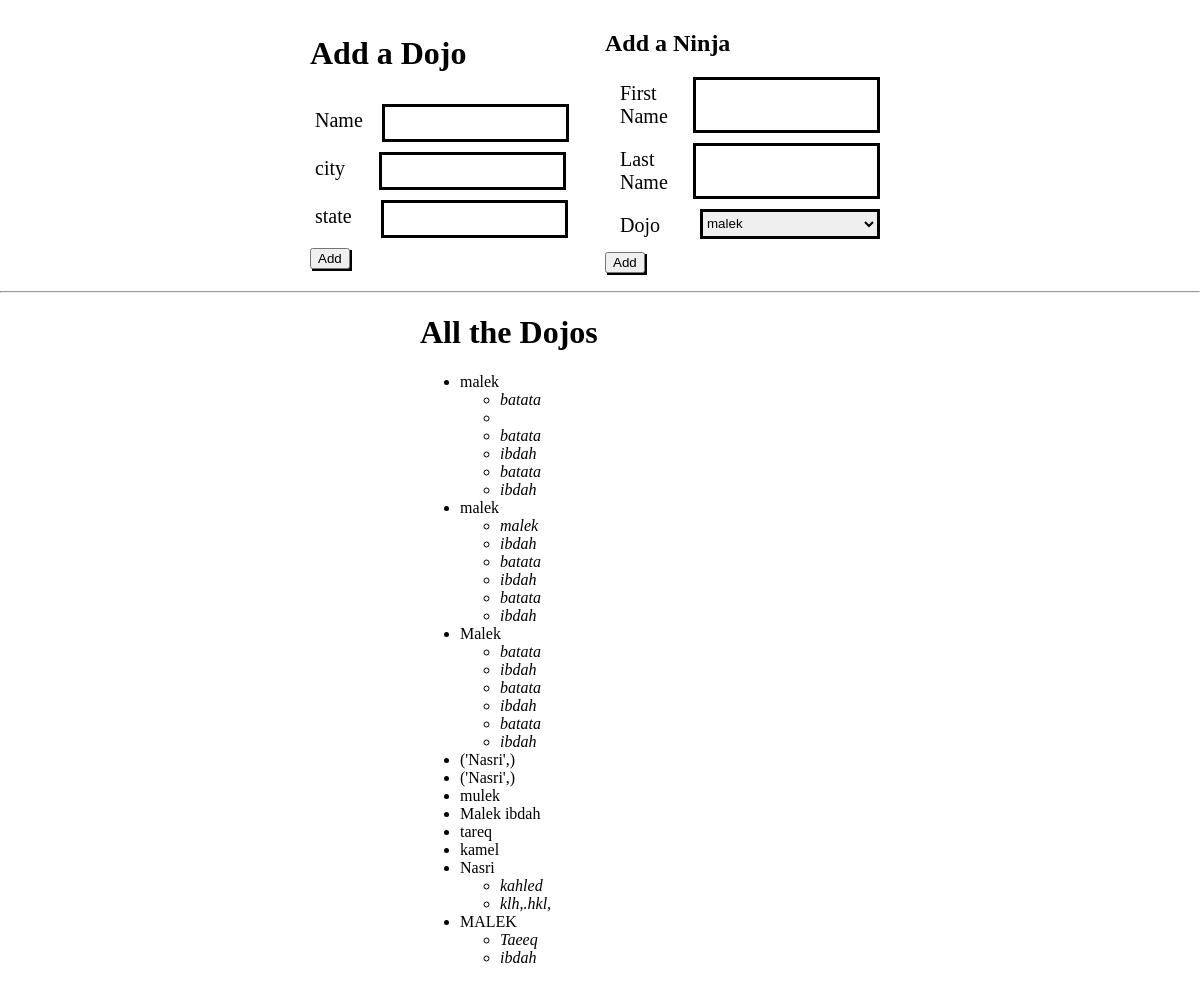
The page / on the database its author committed.
### app_shell/models.py (models this page shows)
class Dojos(models.Model):
    name = models.CharField(max_length=255)
    city = models.CharField(max_length=255)
    state = models.CharField(max_length=20)

class Ninjas(models.Model):
    first_name = models.CharField(255)
    last_name = models.CharField(255)
    dojo = models.ForeignKey(Dojos, related_name='dojos', on_delete=models.CASCADE)

### app_shell/views.py (the view)
# urls.py: path('',views.index),
def index(request):
    context ={
        "dojos": models.get_all_dojos()
        }
    return render(request, 'index.html', context)

### app_shell/models.py (called while the page is built)
def get_all_dojos():
    return Dojos.objects.all()

### app_shell/templates/index.html (shortened to what this page needs)
<!DOCTYPE html>
<html lang="en">
<head>
    {% load static %}
    <link rel="stylesheet" href="{% static 'style.css' %}">
</head>
<body>
    <div class="forms">
        <div class="form">
            <h1>Add a Dojo</h1>
            <form action="creating/dojos" method="POST">
                <div class="divisions">
                    <div class="fname">
                        <label class="words" for="name">Name</label>
                        <input class="box1" type="text" name="name">
                    </div>
                    <div class="fname">
                        <label class="words" for="city">city</label>
                        <input class="box2" type="text" name="city">
                    </div>
                    <div class="fname">
                        <label class="words" for="state">state</label>
                        <input class="box" type="text" name="state">
                    </div>
                    <button class="add" type="submit">Add</button>
                </div>
            </form>
        </div>
        <div class="section">
            <h2>Add a Ninja</h2>
            <form action="create/ninjas" method="post">
                <div class="divisions">
                    <div class="rectangles">
                        <label class="words" for="name">First Name</label>
                        <input class="rec" type="text" name="first_name">
                    </div>
                    <div class="rectangles">
                        <label class="words"  for="city">Last Name</label>
                        <input class="rec" type="text" name="last_name">
                    </div>
                    <div class="rectangles">
                        <label class="words" for="state">Dojo</label>
                        <select class="dojo" name="dojo" id="dojo">
                            {% for dojo in dojos %}
                            <option value="{{ dojo.id }}">{{ dojo.name }}</option>
                            {% endfor %}
                        </select>
                    </div>
                    <button type="submit">Add</button>
                </div>
            </form>
        </div>
    </div>
    <hr>
    <div class="data">
        <h1>All the Dojos</h1>
        <ul>
            {% for dojo in dojos %}
            <li>
                {{ dojo.name }}
                <ul>
                    {% for ninja in dojo.dojos.all %}
                    <li><em>{{ ninja.first_name }}</em></li>
                    <li><em>{{ ninja.last_name }}</em></li>
                    {% endfor %}
                </ul>
            </li>
            {% endfor %}
        </ul>
    </div>
</body>
</html>

### app_shell/static/style.css (style rules this page uses)
body { width: 100%; height: 80%; margin: 0 auto; }
.form { padding: 10px; width: 60%; height: 40%; }
.rectangles { display: flex; margin: 10px; }
.dojo { margin-left: 35px; width: 180px; height: 30px; border: 3px solid black; }
.rec { border: 3px solid black; height: 35; }
.section { padding: 10px; width: 60%; height: 40%; }
.words { margin: 5px; }
.add { align-items: end; justify-content: end; }
.forms { display: flex; width: 50%; margin: 0 auto; justify-content: center; align-items: center; }
button { box-shadow: 2px 2px black; }
.box { margin: 10px; margin-left: 20px; height: 30px; border: 3px solid black; }
.box2 { margin-left: 25px; height: 30px; border: 3px solid black; }
.words { font-size: 20px; }
.divisions { justify-content: center; }
.box1 { margin: 10px; margin-right: 10px; height: 30px; border: 3px solid black; }
.data { width: 30%; height: 100%; margin: 0 auto; }

### rows shown on the page
Dojos: name "malek"
Ninjas: first_name "batata"
Ninjas: first_name "batata", last_name "ibdah"
Ninjas: first_name "batata", last_name "ibdah"
Dojos: name "malek"
Ninjas: first_name "malek", last_name "ibdah"
Ninjas: first_name "batata", last_name "ibdah"
Ninjas: first_name "batata", last_name "ibdah"
Dojos: name "Malek"
Ninjas: first_name "batata", last_name "ibdah"
Ninjas: first_name "batata", last_name "ibdah"
Ninjas: first_name "batata", last_name "ibdah"
Dojos: name "('Nasri',)"
Dojos: name "('Nasri',)"
Dojos: name "mulek"
Dojos: name "Malek ibdah"
Dojos: name "tareq"
Dojos: name "kamel"
Dojos: name "Nasri"
Ninjas: first_name "kahled", last_name "klh,.hkl,"
Dojos: name "MALEK"
Ninjas: first_name "Taeeq", last_name "ibdah"

### other values the page prints
form field dojo "malek"
